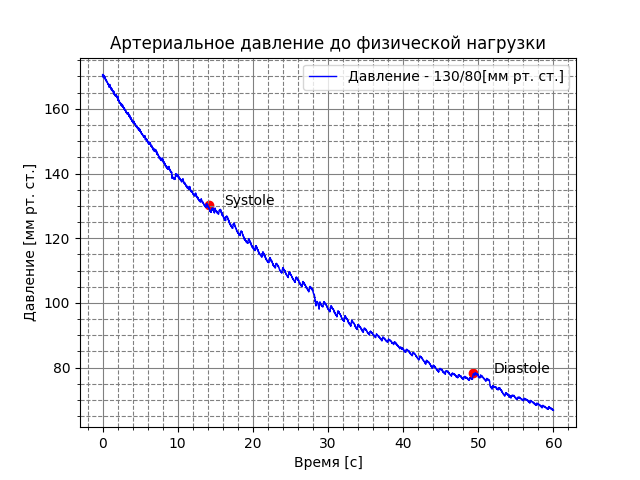

Reproduce this figure in Python.
import numpy as np
import matplotlib.pyplot as plt
import matplotlib.gridspec as gridspec
with open("rest.txt", "r") as f:
    lines = f.readlines()[10:]
    data = np.asarray(lines, dtype = int)

measures = data*0.119
pressure = np.linspace(0, 60.01, num = 5823)
fig, ax = plt.subplots()
ax.set_title("Артериальное давление до физической нагрузки")
plt.plot(pressure, 
        measures,
        linewidth = 1,
        color = 'blue',
        ls='-', 
        ms = 10,
        label = 'Давление - 130/80[мм рт. ст.]')
ax.minorticks_on()
ax.scatter(14.2, 130.2, color = 'red')
plt.text(16.2, 130.2,'Systole')
ax.scatter(49.36, 78.2, color = 'red')
plt.text(52, 78.2,'Diastole')
ax.grid(axis = 'both')
ax.grid(which = 'major',
        color ='gray')
ax.grid(which = 'minor',
        color ='gray',
        linestyle = '--')
ax.set_xlabel('Время [с]')
i = 0
location = ['upper right']
ax.legend(loc = location[i])
ax.set_ylabel('Давление [мм рт. ст.]')
plt.show()
fig.savefig('rest-pressure')
